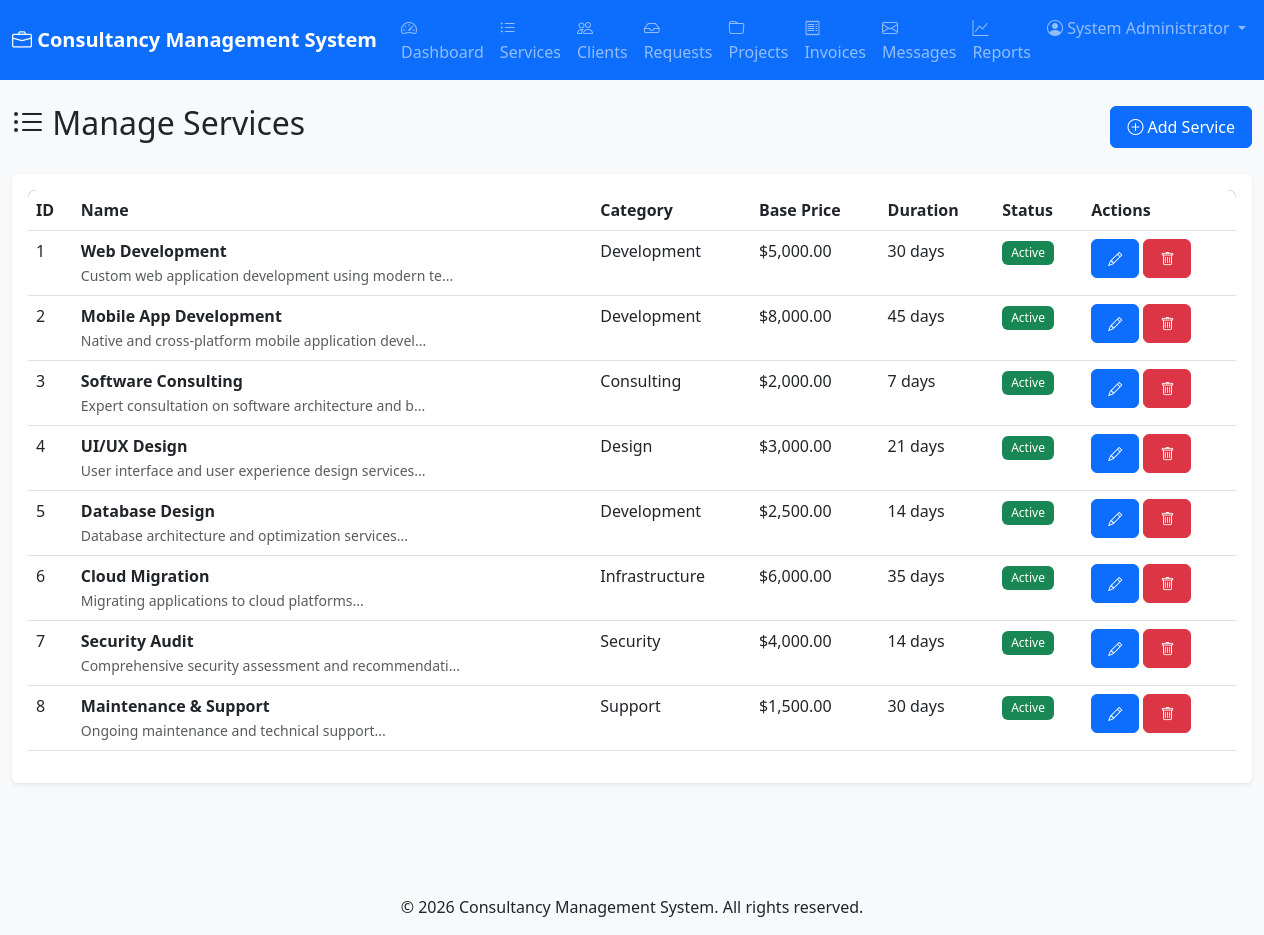
Screenshot of /admin/services.php (signed in) with the database file from the repository.
### tables this page shows
CREATE TABLE services (
    id INT PRIMARY KEY AUTO_INCREMENT,
    name VARCHAR(100) NOT NULL,
    description TEXT,
    category VARCHAR(50),
    base_price DECIMAL(10, 2),
    duration_days INT,
    created_at TIMESTAMP DEFAULT CURRENT_TIMESTAMP,
    updated_at TIMESTAMP DEFAULT CURRENT_TIMESTAMP ON UPDATE CURRENT_TIMESTAMP,
    status ENUM('active', 'inactive') DEFAULT 'active'
);

### config/session.php (called while the page is built, shortened)
<?php
function isLoggedIn() {
    return isset($_SESSION['user_id']);
}
function isAdmin() {
    return isset($_SESSION['role']) && $_SESSION['role'] === 'admin';
}
?>

### admin/services.php (the view, shortened to what this page needs)
<?php
$conn = getDBConnection();
$services = $conn->query("SELECT * FROM services ORDER BY created_at DESC")->fetch_all(MYSQLI_ASSOC);
include __DIR__ . '/../includes/header.php';
?>
<div class="row mb-4">
    <div class="col-12 d-flex justify-content-between align-items-center">
        <h2><i class="bi bi-list-ul"></i> Manage Services</h2>
        <button type="button" class="btn btn-primary" data-bs-toggle="modal" data-bs-target="#addServiceModal">
            <i class="bi bi-plus-circle"></i> Add Service
        </button>
    </div>
</div>
<div class="card">
    <div class="card-body">
        <div class="table-responsive">
            <table class="table table-hover">
                <thead>
                    <tr>
                        <th>ID</th>
                        <th>Name</th>
                        <th>Category</th>
                        <th>Base Price</th>
                        <th>Duration</th>
                        <th>Status</th>
                        <th>Actions</th>
                    </tr>
                </thead>
                <tbody>
                    <?php if (empty($services)): ?>
                        <tr>
                            <td colspan="7" class="text-center text-muted">No services found</td>
                        </tr>
                    <?php else: ?>
                        <?php foreach ($services as $service): ?>
                            <tr>
                                <td><?php echo $service['id']; ?></td>
                                <td>
                                    <strong><?php echo htmlspecialchars($service['name']); ?></strong><br>
                                    <small class="text-muted"><?php echo htmlspecialchars(substr($service['description'], 0, 50)); ?>...</small>
                                </td>
                                <td><?php echo htmlspecialchars($service['category']); ?></td>
                                <td>$<?php echo number_format($service['base_price'], 2); ?></td>
                                <td><?php echo $service['duration_days']; ?> days</td>
                                <td>
                                    <span class="badge bg-<?php echo $service['status'] === 'active' ? 'success' : 'secondary'; ?>">
                                        <?php echo ucfirst($service['status']); ?>
                                    </span>
                                </td>
                                <td>
                                    <button type="button" class="btn btn-sm btn-primary" onclick="editService(<?php echo htmlspecialchars(json_encode($service)); ?>)">
                                        <i class="bi bi-pencil"></i>
                                    </button>
                                    <form method="POST" style="display: inline;" onsubmit="return confirmDelete('Are you sure you want to delete this service?');">
                                        <button type="submit" class="btn btn-sm btn-danger">
                                            <i class="bi bi-trash"></i>
                                        </button>
                                    </form>
                                </td>
                            </tr>
                        <?php endforeach; ?>
                    <?php endif; ?>
                </tbody>
            </table>
        </div>
    </div>
</div>
<?php include __DIR__ . '/../includes/footer.php'; ?>

### includes/header.php (shortened to what this page needs)
<!DOCTYPE html>
<html lang="en">
<head>
    <link href="https://cdn.jsdelivr.net/npm/bootstrap@5.3.0/dist/css/bootstrap.min.css" rel="stylesheet">
    <link rel="stylesheet" href="https://cdn.jsdelivr.net/npm/bootstrap-icons@1.11.0/font/bootstrap-icons.css">
    <link rel="stylesheet" href="../assets/css/style.css">
</head>
<body>
    <nav class="navbar navbar-expand-lg navbar-dark bg-primary">
        <div class="container-fluid">
            <a class="navbar-brand" href="../index.php">
                <i class="bi bi-briefcase"></i> <?php echo APP_NAME; ?>
            </a>
            <div class="collapse navbar-collapse" id="navbarNav">
                <ul class="navbar-nav ms-auto">
                    <?php if (isLoggedIn()): ?>
                        <?php if (isAdmin()): ?>
                            <li class="nav-item">
                                <a class="nav-link" href="../admin/dashboard.php">
                                    <i class="bi bi-speedometer2"></i> Dashboard
                                </a>
                            </li>
                            <li class="nav-item">
                                <a class="nav-link" href="../admin/services.php">
                                    <i class="bi bi-list-ul"></i> Services
                                </a>
                            </li>
                            <li class="nav-item">
                                <a class="nav-link" href="../admin/clients.php">
                                    <i class="bi bi-people"></i> Clients
                                </a>
                            </li>
                            <li class="nav-item">
                                <a class="nav-link" href="../admin/requests.php">
                                    <i class="bi bi-inbox"></i> Requests
                                </a>
                            </li>
                            <li class="nav-item">
                                <a class="nav-link" href="../admin/projects.php">
                                    <i class="bi bi-folder"></i> Projects
                                </a>
                            </li>
                            <li class="nav-item">
                                <a class="nav-link" href="../admin/invoices.php">
                                    <i class="bi bi-receipt"></i> Invoices
                                </a>
                            </li>
                            <li class="nav-item">
                                <a class="nav-link" href="../admin/messages.php">
                                    <i class="bi bi-envelope"></i> Messages
                                </a>
                            </li>
                            <li class="nav-item">
                                <a class="nav-link" href="../admin/reports.php">
                                    <i class="bi bi-graph-up"></i> Reports
                                </a>
                            </li>
                        <?php endif; ?>
                        <li class="nav-item dropdown">
                            <a class="nav-link dropdown-toggle" href="#" id="navbarDropdown" role="button" data-bs-toggle="dropdown">
                                <i class="bi bi-person-circle"></i> <?php echo htmlspecialchars($_SESSION['full_name'] ?? 'User'); ?>
                            </a>
                        </li>
                    <?php endif; ?>
                </ul>
            </div>
        </div>
    </nav>
    <main class="container-fluid py-4">

### includes/footer.php (shortened to what this page needs)
    </main>
    <footer class="bg-light text-center py-3 mt-5">
        <div class="container">
            <p class="mb-0">&copy; <?php echo date('Y'); ?> <?php echo APP_NAME; ?>. All rights reserved.</p>
        </div>
    </footer>
</body>
</html>

### assets/css/style.css (style rules this page uses)
:root { --primary-color: #0d6efd; --secondary-color: #6c757d; --success-color: #198754; --danger-color: #dc3545; --warning-color: #ffc107; --info-color: #0dcaf0; }
body { font-family: 'Segoe UI', Tahoma, Geneva, Verdana, sans-serif; background-color: #f8f9fa; min-height: 100vh; display: flex; flex-direction: column; }
main { flex: 1; }
.navbar-brand { font-weight: bold; font-size: 1.25rem; }
.card { border: none; box-shadow: 0 0.125rem 0.25rem rgba(0, 0, 0, 0.075); margin-bottom: 1.5rem; transition: transform 0.2s, box-shadow 0.2s; }
.btn { border-radius: 0.375rem; padding: 0.5rem 1rem; font-weight: 500; }
.table-responsive { border-radius: 0.5rem; overflow: hidden; }
.table thead { background-color: var(--primary-color); color: white; }
.badge { padding: 0.5em 0.75em; font-weight: 500; }

### rows the page displays
services: id "1", name "Web Development", description "Custom web application development using modern te", category "Development", base_price "5,000.00", duration_days "30", status "Active"
services: id "2", name "Mobile App Development", description "Native and cross-platform mobile application devel", category "Development", base_price "8,000.00", duration_days "45", status "Active"
services: id "3", name "Software Consulting", description "Expert consultation on software architecture and b", category "Consulting", base_price "2,000.00", duration_days "7", status "Active"
services: id "4", name "UI/UX Design", description "User interface and user experience design services", category "Design", base_price "3,000.00", duration_days "21", status "Active"
services: id "5", name "Database Design", description "Database architecture and optimization services", category "Development", base_price "2,500.00", duration_days "14", status "Active"
services: id "6", name "Cloud Migration", description "Migrating applications to cloud platforms", category "Infrastructure", base_price "6,000.00", duration_days "35", status "Active"
services: id "7", name "Security Audit", description "Comprehensive security assessment and recommendati", category "Security", base_price "4,000.00", duration_days "14", status "Active"
services: id "8", name "Maintenance & Support", description "Ongoing maintenance and technical support", category "Support", base_price "1,500.00", duration_days "30", status "Active"

### other values shown
APP_NAME "Consultancy Management System"
$_SESSION['full_name'] "System Administrator"
